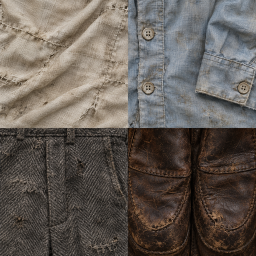
#> input picture art/prisoner/materials.png, 256 x 256 px
$ python generate_prisoner_skin.py
#> lines starting #> are read from the running program, lines starting #| are printed output that depends on the picture
"""Integrate generated cloth materials into the standard 64x64 Minecraft skin UV net."""
from pathlib import Path
from PIL import Image,ImageDraw
ROOT=Path(__file__).resolve().parents[1]
material=Image.open(ROOT/'art/prisoner/materials.png').convert('RGB')
tiles=[material.crop((x*128+16,y*128+16,x*128+112,y*128+112)).resize((16,16),Image.Resampling.BOX) for y in range(2) for x in range(2)]
#> tiles = 4 items
skin=Image.new('RGBA',(64,64));draw=ImageDraw.Draw(skin)
#> after `skin = Image.new('RGBA', (64, 64))`: skin: PIL image 64x64 RGBA; every value is 0
def fill(box,tile):
#> called with box = (0, 0, 32, 16), tile = 0
    for y in range(box[1],box[3]):
        for x in range(box[0],box[2]):skin.putpixel((x,y),tiles[tile].getpixel((x%16,y%16))+(255,))
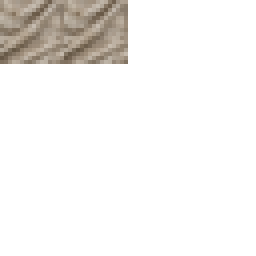
#> skin: PIL image 64x64 RGBA (shown 4 times larger); mean R, G, B, A 19.9, 18.2, 16.2, 31.9; transparent parts drawn white
fill((0,0,32,16),0)
for box in [(16,16,40,32),(40,16,56,32),(32,48,48,64)]:fill(box,1)
for box in [(0,16,16,32),(16,48,32,64)]:fill(box,2)
for box in [(0,28,16,32),(16,60,32,64)]:fill(box,3)
# Faceless by design: folded, stitched cloth, rather than an unfinished beige square.
draw.line((8,8,11,12,8,15),fill=(104,105,100,255));draw.line((15,8,12,12,15,15),fill=(147,146,134,255))
draw.line((8,8,15,8),fill=(191,190,173,255));draw.line((9,14,14,14),fill=(134,135,127,255))
for y in (20,23,26):draw.point((23,y),fill=(49,61,66,255))
draw.line((22,19,22,29),fill=(98,110,112,255));draw.line((20,29,27,29),fill=(77,91,97,255))
for box in [(44,28,47,31),(36,60,39,63)]:draw.rectangle(box,fill=(139,137,124,255))
draw.line((5,28,5,30),fill=(49,36,29,255));draw.line((21,60,21,62),fill=(49,36,29,255))
path=ROOT/'src/main/resources/assets/the_oldest_house/textures/entity/caged_child.png';skin.save(path,optimize=True)
#> after `path = ROOT / 'src/main/resources/assets/the_oldest_house/textures/ent`:
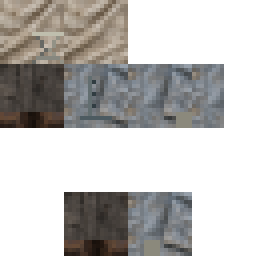
#> saved as caged_child.png: PIL image 64x64 RGBA (shown 4 times larger); mean R, G, B, A 54.5, 52.7, 50.8, 119.5; transparent parts drawn white
